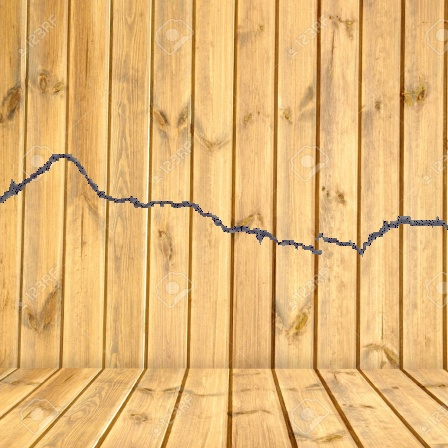
#> input picture crack_generator/output/images/cvt_CFD_001.jpg, 448 x 448 px, given in place of DeepCrack_11301-4.jpg, which was not available
$ jupyter execute --allow-errors cal_with_skeleton.ipynb   (text cells are left out)
#> lines starting #> are read from the running program, lines starting #| are printed output that depends on the picture; after the words box and inside, x2 and y2 are one past the last pixel; in counts of white or black regions, pixels touching at a corner belong together; pictures that were not available may be replaced by others from this repository, and a replacement may not be noted
[cell 1]
import os
import numpy as np
import cv2 as cv
from skimage.morphology import skeletonize
import matplotlib.pyplot as plt
from skimage.util import invert
import PIL.Image as pilimg
from plantcv import plantcv as pcv
import seaborn as sns

[cell 2]
exp_img_path = '/home/jovyan/work/hangman/dataset/crack_segmentation_dataset/masks/DeepCrack_11301-4.jpg'

# image read
im = cv.imread(exp_img_path, cv.IMREAD_GRAYSCALE)
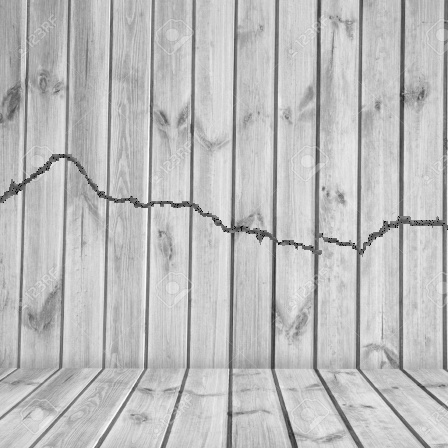
#> im: shape (448, 448); min 8, max 255, mean 188.4
pix = im/255
pix = np.where(pix>0.5,255,0)
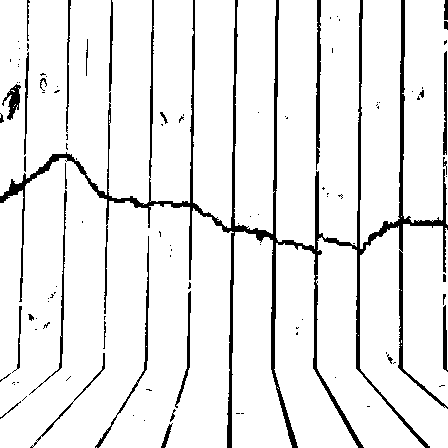
#> pix: shape (448, 448) int64; 91.7% white; 110 black regions (80 under 20 px), largest, box (x1, y1, x2, y2) and area: (0, 0, 448, 448) 12038, (316, 0, 321, 170) 600, (95, 236, 149, 448) 519
pix = pix.astype(np.uint8)

# skeleton
#> (the rest of this cell did not finish here and is left out)

[cell 3]
# distance transform
dist_transform = cv.distanceTransform(pix, cv.DIST_L2, 5)
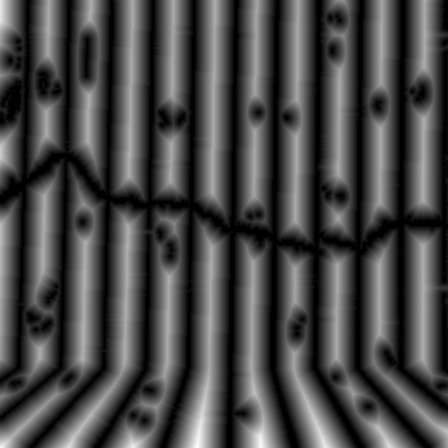
#> dist_transform: shape (448, 448) float32; min 0, max 30, mean 8.5; drawn with min black and max white
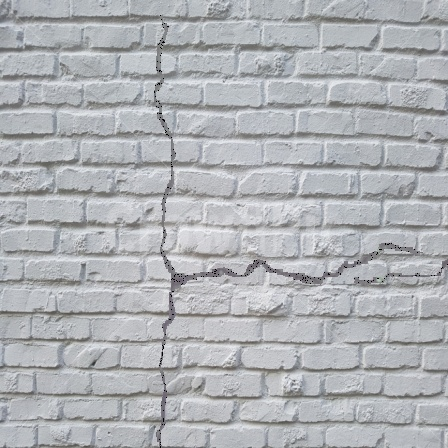
#> input picture crack_generator/output/images/cvt_CFD_003.jpg, 448 x 448 px, given in place of CFD_100.jpg, which was not available
#> `pix = np.where(pix>0.5,255,0)`:
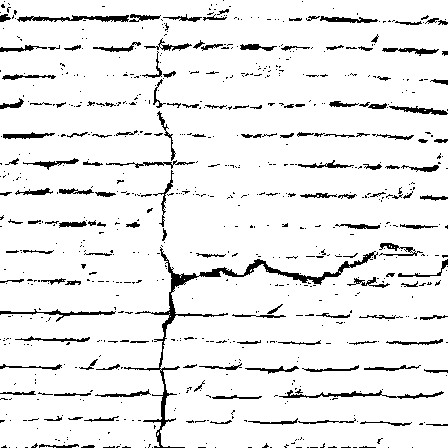
#> pix: shape (448, 448) int64; 92.2% white; black in thin lines or dots
#> `pix = pix.astype(np.uint8)`: pix: shape (448, 448); 92.2% white; black in thin lines or dots
# points selection
#> (the rest of this cell did not finish here and is left out)

[cell 4]
# visualization
fig, ax = plt.subplots(figsize=(400,400))

#> (the rest of this cell did not finish here and is left out)

#> (a cell that did not finish here is left out)

#> (a cell that did not finish here is left out)

#> (a cell that did not finish here is left out)

[cell 8]
img_path = 'test_results/exp16/pred'
img_list = ['CFD_100.jpg', 'cracktree200_6221.jpg', 'cracktree200_6711.jpg',
            'DeepCrack_7Q3A9064-1.jpg', 'DeepCrack_11139.jpg', 'DeepCrack_11169-1.jpg']
truth_width = [13.0, 2.0, 2.24, 11.05, 25.0, 2.0]


#> (the rest of this cell did not finish here and is left out)

[cell 9]
import os
import numpy as np
import cv2 as cv
from skimage.morphology import skeletonize
import matplotlib.pyplot as plt
from skimage.util import invert
import PIL.Image as pilimg
from plantcv import plantcv as pcv
import seaborn as sns
import random


# image, mask load
image_path = '/home/jovyan/work/hangman/dataset/crack_segmentation_dataset/images'
mask_path = '/home/jovyan/work/hangman/dataset/crack_segmentation_dataset/masks'

image_list = os.listdir(image_path)
#> (the rest of this cell did not finish here and is left out)

[cell 10]
dist = np.array([])
#> (the rest of this cell did not finish here and is left out)

[cell 11]
sns.distplot(dist)
plt.show()
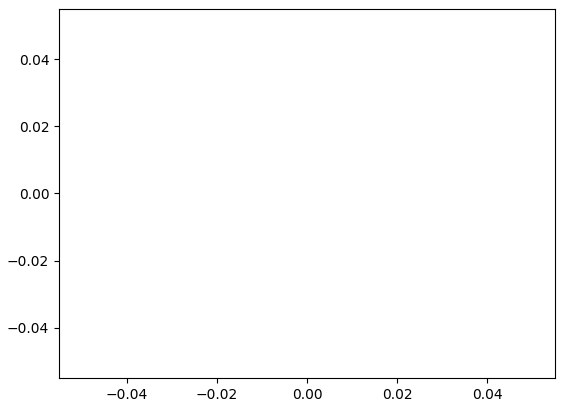
#> figure drawn by matplotlib, 1 panel

[cell 12]
sns.distplot(dist)
plt.xlim(0, 50)
plt.show()
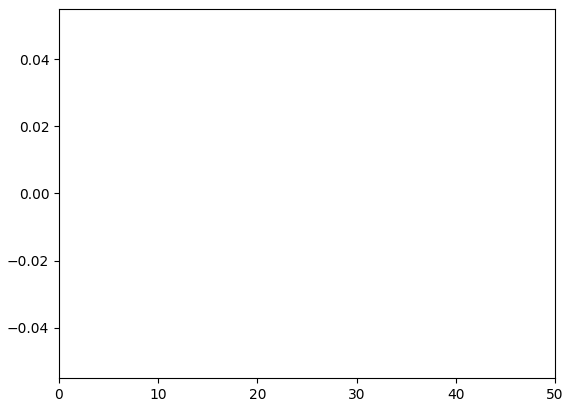
#> figure drawn by matplotlib, 1 panel
